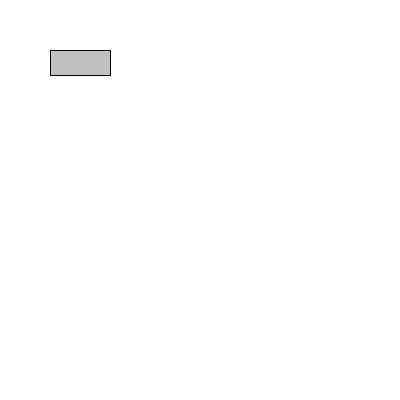
Frame 1 (no input)
Frame 60 (the mouse pressed at the canvas centre just before this capture): identical to frame 1, image omitted
Frame 120 (the mouse held since frame 60 and released just before this capture): identical to frame 1, image omitted

The Processing sketch that drew this single still picture (run headless with seeded random() and noise(); from frame 60 on, the mouse is pressed at the canvas centre):

// Processing sketch: processing_178491
// ── processing_178491.pde

// Click and Drag an object
// Daniel Shiffman 

Draggable d;

void setup() {
  size(400,400);
  smooth();
  d = new Draggable(50,50,60,25);
}

void draw() {
  background(255);
  d.rollover(mouseX,mouseY);
  d.drag(mouseX,mouseY);
  d.display();
}

void mousePressed() {
  d.clicked(mouseX,mouseY);
}

void mouseReleased() {
  d.stopDragging();
}

/* --- DRAGGABLE ----*/
// Click and Drag an object
// Daniel Shiffman 

// A class for a draggable thing

class Draggable {
  boolean dragging = false; // Is the object being dragged?
  boolean rollover = false; // Is the mouse over the ellipse?
  
  float x,y,w,h;          // Location and size
  float offsetX, offsetY; // Mouseclick offset

  Draggable(float tempX, float tempY, float tempW, float tempH) {
    x = tempX;
    y = tempY;
    w = tempW;
    h = tempH;
    offsetX = 0;
    offsetY = 0;
  }

  // Method to display
  void display() {
    stroke(0);
    if (dragging) fill (50);
    else if (rollover) fill(100);
    else fill(175,200);
    rect(x,y,w,h);
  }

  // Is a point inside the rectangle (for click)?
  void clicked(int mx, int my) {
    if (mx > x && mx < x + w && my > y && my < y + h) {
      dragging = true;
      // If so, keep track of relative location of click to corner of rectangle
      offsetX = x-mx;
      offsetY = y-my;
    }
  }
  
  // Is a point inside the rectangle (for rollover)
  void rollover(int mx, int my) {
    if (mx > x && mx < x + w && my > y && my < y + h) {
      rollover = true;
    } else {
      rollover = false;
    }
  }

  // Stop dragging
  void stopDragging() {
    dragging = false;
  }
  
  // Drag the rectangle
  void drag(int mx, int my) {
    if (dragging) {
      x = mx + offsetX;
      y = my + offsetY;
    }
  }

}
